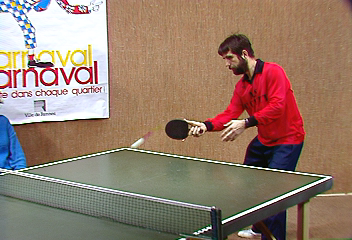
%> input picture TennisSet2/stennis.79.ppm, 352 x 240 px
$ octave findBallAndBat_Set2.m   (GNU Octave 9; MATLAB toolbox functions it lacks are replaced by stand-ins)
%> lines starting %> are read from the running program, lines starting %| are printed output that depends on the picture; in (x1, y1, x2, y2) boxes, pixels count from 0 and x2, y2 are one past the last pixel; in counts of white or black regions, pixels touching at a corner belong together; the program's own positions count from 1
%> further down, im is the input picture: size 240x352x3 uint8; mean R, G, B 149.7, 125.7, 110
### weightedSum.m
function [grayMatrix] = weightedSum(rgbImage, R, G, B)
%> called with R = 0.213, G = 0.715, B = 0.0721
% Converts an RGB image to a grayscale image using the weighted sum approach
%   Takes as input the RGB image matrix and the 3 factors R,G and B and
%   returns the resulting grayscale matrix.
    [rows, col] = size(rgbImage);
%> rows = 240; col = 1056
    % Division by 3 necessary because there are 3 values for each column
    % in the RGB matrix but only 1 per column in the grayscale image.
    columns = col/3;
%> columns = 352
    grayMatrix = zeros(rows,columns);

    for i = 1:rows
        for j = 1:columns
            grayMatrix(i,j) = R*rgbImage(i,j,1) + G*rgbImage(i,j,2) + ...
                              B*rgbImage(i,j,3);
        end
    end
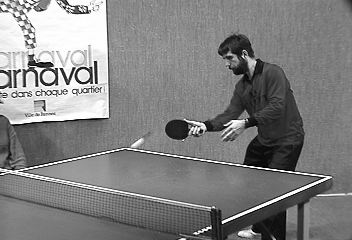
%> grayMatrix: size 240x352 double; min 0, max 254, mean 129.6
end

### findBallAndBat_Set2.m
% tic toc
im = imread('TennisSet2/stennis.79.ppm');
figure;
imshow(im);

% Converts the coloured RGB image to a grayscale image using proportional
% scaling with values: 0.2126R + 0.7151G + 0.0721B
imGray = weightedSum(im, 0.2126, 0.7151, 0.0721);
% Converts the matrix back to an image
imGray = mat2gray(imGray);
% Converts the image to a matrix of doubles and stores it to the matrix variable
matrix = im2double(imGray);

 % Applies a noise filter
noiseIm = medfilt2(imGray);
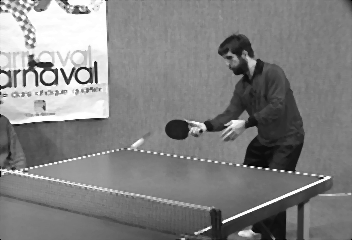
%> noiseIm: size 240x352 double; min 0, max 1, mean 0.513

% Convert to binary image using the canny method and 2 thresholds
% (lower and upper threshold)
bin = edge(noiseIm,'canny', [0.1 0.2]);
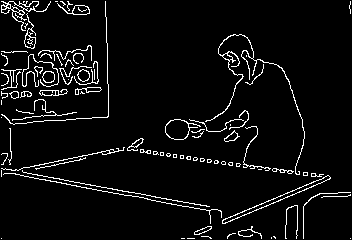
%> bin: size 240x352 logical; 5.4% white in thin lines or dots

% figure('Position', [500 100 900 600]);
% imshow(bin, 'InitialMagnification',250);

% Label all objects in the binary image
labelMat = bwlabel(bin);
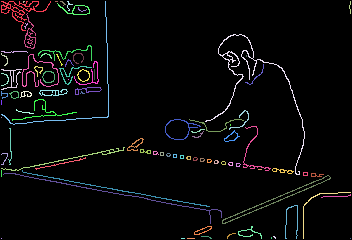
%> labelMat: size 240x352 double; 91 distinct labels, from 0 to 90; one colour per label, 0 black
[rows, columns] = size(labelMat);
%> rows = 240; columns = 352
% Matrix that only contains the object to be kept
newLabelMat = zeros(rows, columns);

for i = 1:rows
    for j = 1:columns
        if ~(labelMat(i,j) == 27)
            newLabelMat(i,j) = 1;
        else
            newLabelMat(i,j) = 0;
        end
    end
end
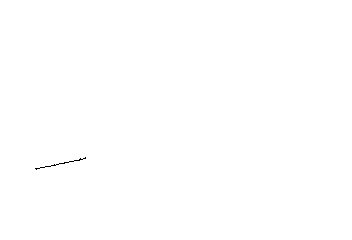
%> newLabelMat: size 240x352 double; values 0 (black) and 1 (white), 99.9% white; black in thin lines or dots, all inside (x1, y1, x2, y2) = (35, 157, 86, 170)

% newIm1 = mat2gray(newLabelMat);
% figure('Position', [500 100 900 600]);
% imshow(newIm1, 'InitialMagnification',250);

%% To isolate Hand+Bat
se = strel('disk',10);
% to get rid off the table (pure straight lines => coefficient = 1)
%> (the run ends here)

$ run again, with TennisSet2/stennis.21.ppm copied over TennisSet2/stennis.79.ppm
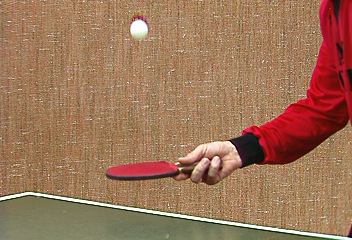
%> input picture TennisSet2/stennis.21.ppm, 352 x 240 px
%> im is the input picture: size 240x352x3 uint8; mean R, G, B 157, 116.7, 88.3
%> after the loop in weightedSum, `for i = 1:rows`:
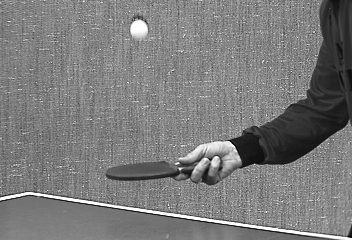
%> grayMatrix: size 240x352 double; min 1, max 254, mean 123.2
%> bin: size 240x352 logical; 2.3% white in thin lines or dots
%> `labelMat = bwlabel(bin);`:
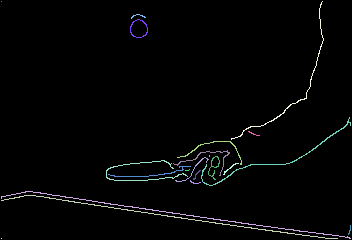
%> labelMat: size 240x352 double; 22 distinct labels, from 0 to 21; one colour per label, 0 black
